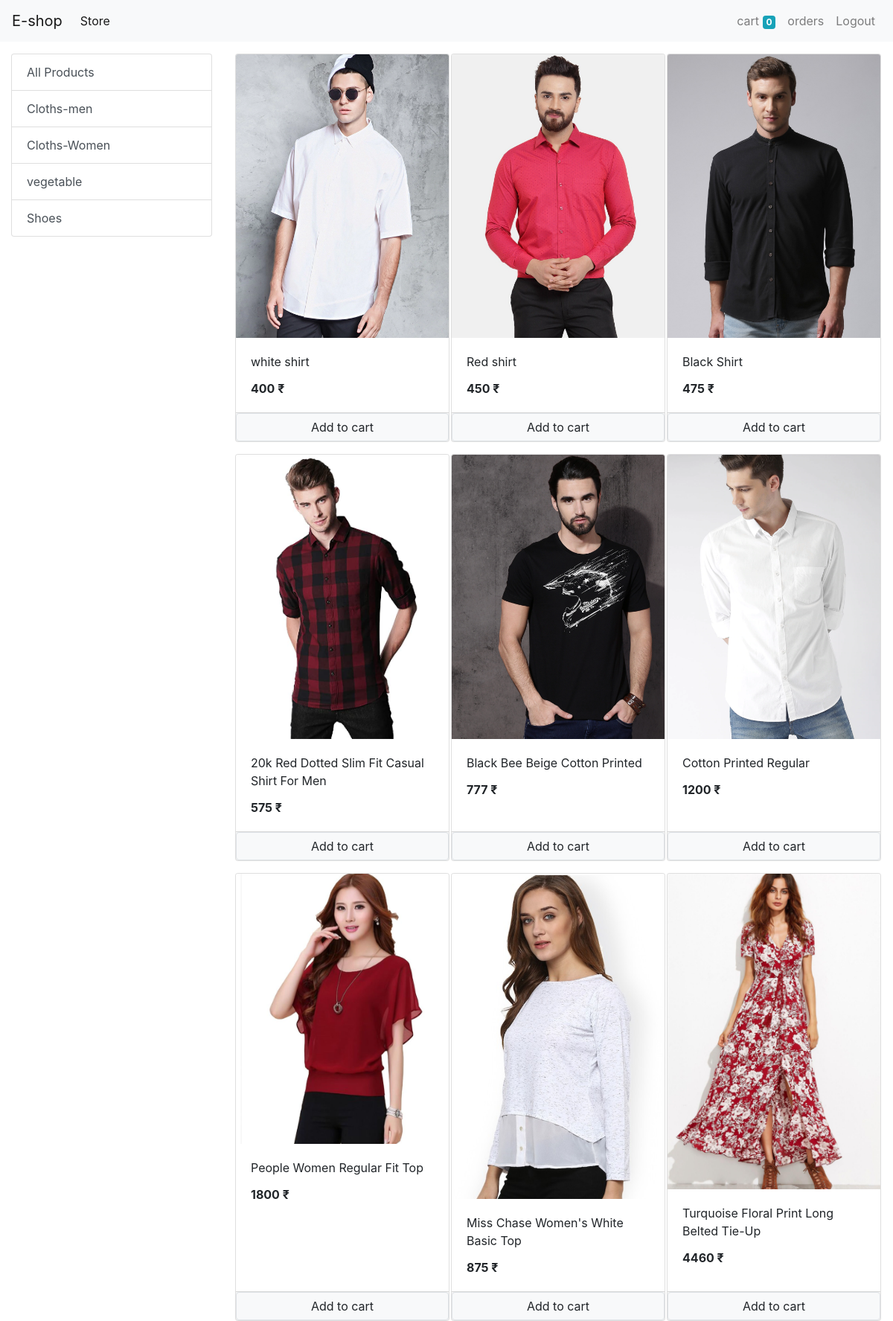
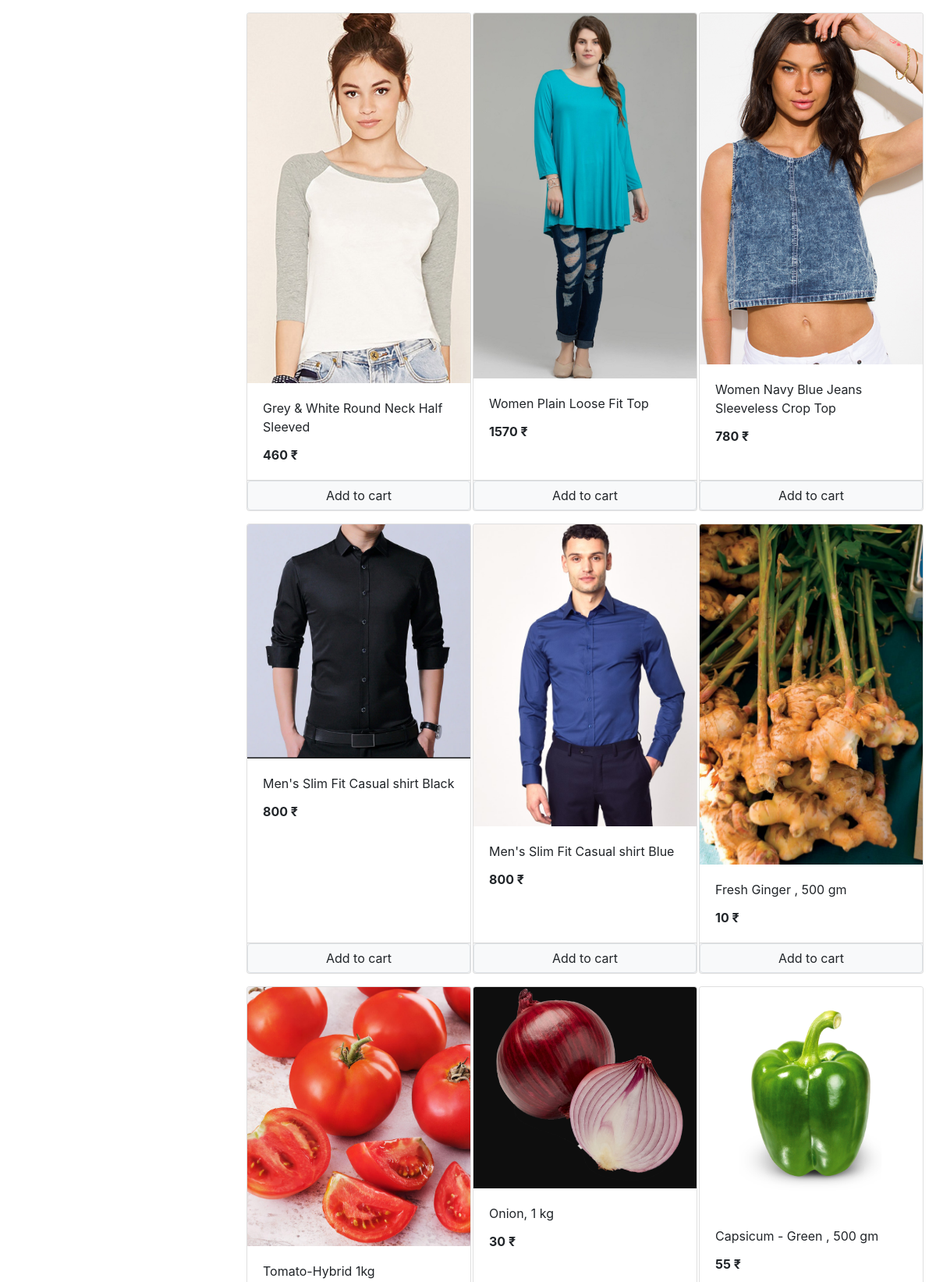
Screenshot of / (signed in, upper part) with the database file from the repository (2 pictures, top to bottom).
### store/models/category.py (models this page shows, shortened)
class Category(models.Model):
    name = models.CharField(max_length=20)
    @staticmethod
    def get_all_categories():
        return Category.objects.all()

### store/models/product.py (models this page shows, shortened)
class Product(models.Model):
    name = models.CharField(max_length=50)
    price = models.IntegerField(default=0)
    category = models.ForeignKey(Category, on_delete=models.CASCADE, default=1)
    description = models.CharField(max_length=200, default='', null=True, blank=True)
    image = models.ImageField(upload_to='uploads/products/')
    @staticmethod
    def get_all_products():
        return Product.objects.all()

### store/views/home.py (the view, shortened to what this page needs)
# urls.py: path('', Home.as_view(), name='homepage'),
class Home(View):
    def get(self,request):
        cart = request.session.get('cart')
        if not cart:
            request.session.cart = {}
        products = None
        categories = Category.get_all_categories()
        category_id = request.GET.get('category')
        if category_id:
            products = Product.get_all_products_by_categoryid(category_id)
        else:
            products = Product.get_all_products()
        data = {}
        data['products'] = products
        data['categories'] = categories
        return render(request, 'home.html', data)

### store/templatetags/cart.py (called while the page is built)
@register.filter(name='is_in_cart')
def is_in_cart(product,cart):
    keys = cart.keys()
    for id in keys:
        if int(id) == product.id:
            return True
    return False

### store/templatetags/custom_filter.py (called while the page is built)
@register.filter(name='Currency')
def Currency(number):
    return str(number) +' ₹'

### store/templates/home.html (shortened to what this page needs)
{% extends 'base.html' %}
   {% block content %}
    {% load cart %}
{% load custom_filter %}
  <div class="container-fluid mt-3">
   <div class="row">
     <div class="col-lg-3 mx-auto">
       <div class="list-group">
         <a href="/" class="list-group-item list-group-item-action">All Products</a>
         {% for category in categories%}
           <a href="/?category={{category.id}}" class="list-group-item list-group-item-action">{{category.name}}</a>
         {% endfor %}
       </div>
     </div>
     <div id="products" class="col-lg-9 mx-auto">
        <div class="row mx-auto">
      {% for product in products%}
      <div class="card mx-auto mb-3" id="{{product.id}}" style="width: 18rem;">
        <img class="card-img-top" src="{{product.image.url}}" alt="Card image cap">
        <div class="card-body">
          <p class="card-title">{{product.name}}</p>
          <p class="card-text"><b>{{product.price|Currency}}</b></p>
        </div>
          <div class="card-footer p-0">
              {% if product|is_in_cart:request.session.cart%}
                  <div class="row no-gutters">
                     <form method="post" action="/#{{product.id}}" class="col-2">
                          {% csrf_token %}
                          <input type="text" hidden name="product" value="{{product.id}}">
                          <input type="text" hidden name="remove" value="True">
                          <input type="submit" value="-" class="btn-block btn btn-light">
                      </form>
                    <div class="text-center col ">
                       {{product|cart_quantity:request.session.cart}} in cart
                    </div>
                      <form method="post" action="/#{{product.id}}" class="col-2">
                          {% csrf_token %}
                          <input type="text" hidden name="product" value="{{product.id}}">
                          <input type="submit" value="+" class="btn-block btn btn-light">
                      </form>
                   </div>
              {% else %}
                    <form action="\#{{product.id}}" method="POST" class="btn-block">
                        <input type="submit"  value="Add to cart" class=" float-right btn btn-light border form-control">
                    </form>
              {% endif %}
          </div>
      </div>
      {% endfor %}
    </div>
     </div>
   </div>
  </div>
 {% endblock %}

### rows the page displays
Category: name "Cloths-men"
Category: name "Cloths-Women"
Category: name "vegetable"
Category: name "Shoes"
Product: image (picture), name "white shirt", price|Currency "400 ₹"
Product: image (picture), name "Red shirt", price|Currency "450 ₹"
Product: image (picture), name "Black Shirt", price|Currency "475 ₹"
Product: image (picture), name "20k Red Dotted Slim Fit Casual Shirt For Men", price|Currency "575 ₹"
Product: image (picture), name "Black Bee Beige Cotton Printed", price|Currency "777 ₹"
Product: image (picture), name "Cotton Printed Regular", price|Currency "1200 ₹"
Product: image (picture), name "People Women Regular Fit Top", price|Currency "1800 ₹"
Product: image (picture), name "Miss Chase Women's White Basic Top", price|Currency "875 ₹"
Product: image (picture), name "Turquoise Floral Print Long Belted Tie-Up", price|Currency "4460 ₹"
Product: image (picture), name "Grey & White Round Neck Half Sleeved", price|Currency "460 ₹"
Product: image (picture), name "Women Plain Loose Fit Top", price|Currency "1570 ₹"
Product: image (picture), name "Women Navy Blue Jeans Sleeveless Crop Top", price|Currency "780 ₹"
Product: image (picture), name "Men's Slim Fit Casual shirt Black", price|Currency "800 ₹"
Product: image (picture), name "Men's Slim Fit Casual shirt Blue", price|Currency "800 ₹"
Product: {{ product.id }} 18 (drawn), image (picture), name "Fresh Ginger , 500 gm", price|Currency "10 ₹"
Product: image (picture), name "Tomato-Hybrid 1kg"
Product: image (picture), name "Onion, 1 kg", price|Currency "30 ₹"
Product: image (picture), name "Capsicum - Green , 500 gm", price|Currency "55 ₹"

### other values shown
{{ request.session.cart.keys|length }} "0"
